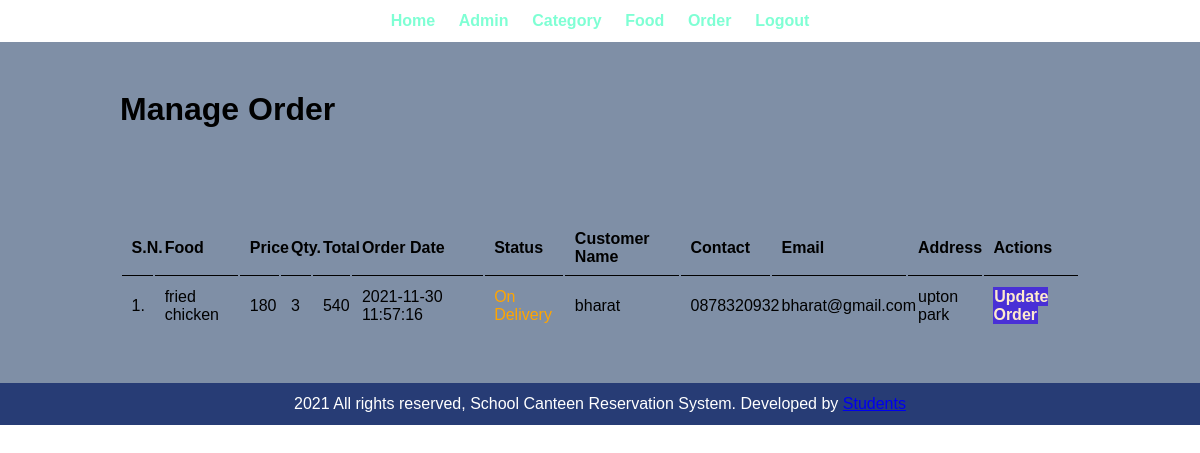
The page /admin/manage-order.php (signed in) on the database its author committed.
### tables this page shows
CREATE TABLE `tbl_order1` (
  `id` int(10) UNSIGNED NOT NULL,
  `food` varchar(150) NOT NULL,
  `price` decimal(10,0) NOT NULL,
  `qty` int(11) NOT NULL,
  `total` decimal(10,0) NOT NULL,
  `order_date` datetime NOT NULL,
  `status` varchar(50) NOT NULL,
  `customer_name` varchar(150) NOT NULL,
  `customer_contact` varchar(20) NOT NULL,
  `customer_email` varchar(150) NOT NULL,
  `customer_address` varchar(255) NOT NULL
);

### admin/manage-order.php (the view, shortened to what this page needs)
<?php include('partials/menu.php'); ?>
<div class="main-content">
    <div class="wrapper">
        <h1>Manage Order</h1>
                <br /><br /><br />
                <br><br>
                <table class="tbl-full">
                    <tr>
                        <th>S.N.</th>
                        <th>Food</th>
                        <th>Price</th>
                        <th>Qty.</th>
                        <th>Total</th>
                        <th>Order Date</th>
                        <th>Status</th>
                        <th>Customer Name</th>
                        <th>Contact</th>
                        <th>Email</th>
                        <th>Address</th>
                        <th>Actions</th>
                    </tr>
                    <?php
                        $sql = "SELECT * FROM tbl_order1 ORDER BY id DESC";
                        $res = mysqli_query($conn, $sql);
                        $count = mysqli_num_rows($res);
                        $sn = 1;
                        if($count>0)
                        {
                            while($row=mysqli_fetch_assoc($res))
                            {
                                $id = $row['id'];
                                $food = $row['food'];
                                $price = $row['price'];
                                $qty = $row['qty'];
                                $total = $row['total'];
                                $order_date = $row['order_date'];
                                $status = $row['status'];
                                $customer_name = $row['customer_name'];
                                $customer_contact = $row['customer_contact'];
                                $customer_email = $row['customer_email'];
                                $customer_address = $row['customer_address'];
                                ?>
                                    <tr>
                                        <td><?php echo $sn++; ?>. </td>
                                        <td><?php echo $food; ?></td>
                                        <td><?php echo $price; ?></td>
                                        <td><?php echo $qty; ?></td>
                                        <td><?php echo $total; ?></td>
                                        <td><?php echo $order_date; ?></td>
                                        <td>
                                            <?php
                                                if($status=="Ordered")
                                                {
                                                    echo "<label>$status</label>";
                                                }
                                                elseif($status=="On Delivery")
                                                {
                                                    echo "<label style='color: orange;'>$status</label>";
                                                }
                                                elseif($status=="Delivered")
                                                {
                                                    echo "<label style='color: green;'>$status</label>";
                                                }
                                                elseif($status=="Cancelled")
                                                {
                                                    echo "<label style='color: red;'>$status</label>";
                                                }
                                            ?>
                                        </td>
                                        <td><?php echo $customer_name; ?></td>
                                        <td><?php echo $customer_contact; ?></td>
                                        <td><?php echo $customer_email; ?></td>
                                        <td><?php echo $customer_address; ?></td>
                                        <td>
                                        <a href="<?php echo SITEURL; ?>admin/update-order.php?id=<?php echo $id; ?>" class="btn-secondary">Update Order</a>
                                        </td>
                                    </tr>
                                <?php
                            }
                        }
                        else
                        {
                            echo "<tr><td colspan='12' class='error'>Orders not Available</td></tr>";
                        }
                    ?>
                </table>
    </div>
</div>
<?php include('partials/footer.php'); ?>

### css/admin.css (style rules this page uses)
* { margin: 0; padding: 0; font-family: Arial, Helvetica, sans-serif; }
.wrapper { padding: 1%; width: 80%; margin: 0 auto; }
.tbl-full { width: 100%; }
table tr th { border-bottom: 1px solid black; padding: 1%; text-align: left; }
table tr td { padding: 1%; }
.btn-secondary { background-color: #4930d6; padding: 1%; color: blanchedalmond; text-decoration: none; font-weight: bold; }
.main-content { background-color: #7f8fa6; padding: 3% 0; }

### rows shown on the page
tbl_order1: food "fried chicken", price "180", qty "3", total "540", order_date "2021-11-30 11:57:16", status "On Delivery", customer_name "bharat", customer_contact "0878320932", customer_email "bharat@gmail.com", customer_address "upton park"
